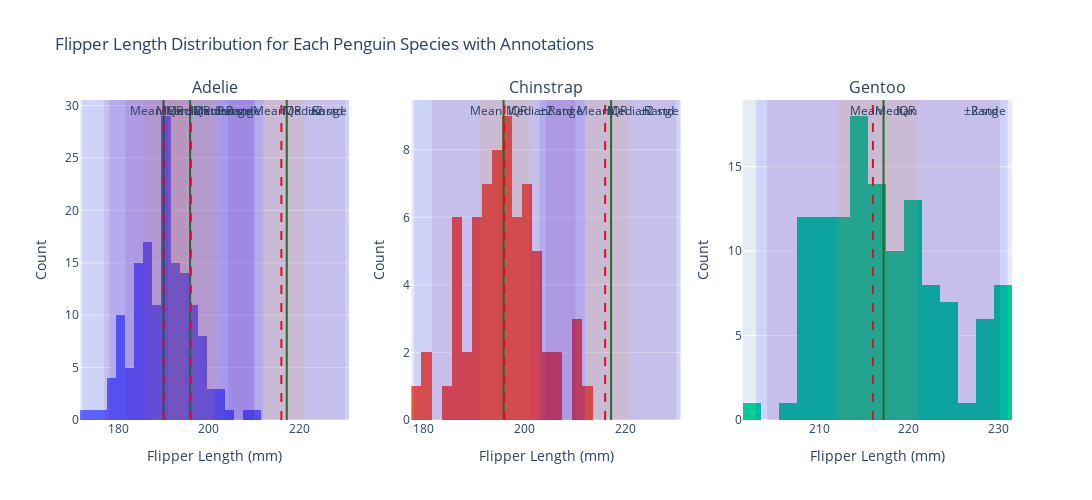

The code cell stored with this chart in its notebook:
### Code cell
import plotly.graph_objs as go
import plotly.express as px
import pandas as pd
from plotly.subplots import make_subplots
from seaborn import load_dataset

# Load the penguins dataset
penguins = load_dataset("penguins").dropna(subset=["flipper_length_mm"])

# Define a function to add lines and rectangles
def add_annotations(fig, df, species):
    flipper_length = df["flipper_length_mm"]
    
    # Calculate statistics
    mean = flipper_length.mean()
    median = flipper_length.median()
    min_val = flipper_length.min()
    max_val = flipper_length.max()
    q1 = flipper_length.quantile(0.25)
    q3 = flipper_length.quantile(0.75)
    iqr = q3 - q1
    std = flipper_length.std()

    # Add vertical lines for mean and median
    fig.add_vline(x=mean, line=dict(color='green', width=2), annotation_text="Mean", annotation_position="top left")
    fig.add_vline(x=median, line=dict(color='red', width=2, dash="dash"), annotation_text="Median", annotation_position="top right")

    # Add rectangles for range, IQR, and ±2 std
    fig.add_vrect(x0=min_val, x1=max_val, fillcolor="blue", opacity=0.1, line_width=0, annotation_text="Range", annotation_position="top right")
    fig.add_vrect(x0=q1, x1=q3, fillcolor="orange", opacity=0.1, line_width=0, annotation_text="IQR", annotation_position="top right")
    fig.add_vrect(x0=mean-2*std, x1=mean+2*std, fillcolor="purple", opacity=0.1, line_width=0, annotation_text="±2 std", annotation_position="top right")
    
    return fig

# Create subplots for each species
species_list = penguins['species'].unique()
fig = make_subplots(rows=1, cols=len(species_list), subplot_titles=species_list)

# Add histograms and annotations for each species
for i, species in enumerate(species_list):
    species_df = penguins[penguins['species'] == species]
    hist = go.Histogram(x=species_df['flipper_length_mm'], name=species, nbinsx=20)
    
    fig.add_trace(hist, row=1, col=i+1)
    fig.update_xaxes(title_text="Flipper Length (mm)", row=1, col=i+1)
    fig.update_yaxes(title_text="Count", row=1, col=i+1)
    
    fig = add_annotations(fig, species_df, species)

# Update layout
fig.update_layout(title_text="Flipper Length Distribution for Each Penguin Species with Annotations",
                  showlegend=False, height=500, width=1200)

# Show the figure
fig.show()

### Figure 1 — Plotly figure (JSON) as saved in the notebook; plotly's stock layout.template omitted (floating-point values rounded to 4 significant figures; data arrays with more than 128 entries replaced by an {"elided": "..."} marker saying what was removed)
{"data": [{"name": "Adelie", "nbinsx": 20, "type": "histogram", "x": {"elided": "151 int values"}, "xaxis": "x", "yaxis": "y"}, {"name": "Chinstrap", "nbinsx": 20, "type": "histogram", "x": [192, 196, 193, 188, 197, 198, 178, 197, 195, 198, 193, 194, 185, 201, 190, 201, 197, 181, 190, 195, 181, 191, 187, 193, 195, 197, 200, 200, 191, 205, 187, 201, 187, 203, 195, 199, 195, 210, 192, 205, 210, 187, 196, 196, 196, 201, 190, 212, 187, 198, 199, 201, 193, 203, 187, 197, 191, 203, 202, 194, 206, 189, 195, 207, 202, 193, 210, 198], "xaxis": "x2", "yaxis": "y2"}, {"name": "Gentoo", "nbinsx": 20, "type": "histogram", "x": [211, 230, 210, 218, 215, 210, 211, 219, 209, 215, 214, 216, 214, 213, 210, 217, 210, 221, 209, 222, 218, 215, 213, 215, 215, 215, 216, 215, 210, 220, 222, 209, 207, 230, 220, 220, 213, 219, 208, 208, 208, 225, 210, 216, 222, 217, 210, 225, 213, 215, 210, 220, 210, 225, 217, 220, 208, 220, 208, 224, 208, 221, 214, 231, 219, 230, 214, 229, 220, 223, 216, 221, 221, 217, 216, 230, 209, 220, 215, 223, 212, 221, 212, 224, 212, 228, 218, 218, 212, 230, 218, 228, 212, 224, 214, 226, 216, 222, 203, 225, 219, 228, 215, 228, 216, 215, 210, 219, 208, 209, 216, 229, 213, 230, 217, 230, 217, 222, 214, 215, 222, 212, 213], "xaxis": "x3", "yaxis": "y3"}], "layout": {"annotations": [{"font": {"size": 16}, "showarrow": false, "text": "Adelie", "x": 0.1444, "xanchor": "center", "xref": "paper", "y": 1, "yanchor": "bottom", "yref": "paper"}, {"font": {"size": 16}, "showarrow": false, "text": "Chinstrap", "x": 0.5, "xanchor": "center", "xref": "paper", "y": 1, "yanchor": "bottom", "yref": "paper"}, {"font": {"size": 16}, "showarrow": false, "text": "Gentoo", "x": 0.8556, "xanchor": "center", "xref": "paper", "y": 1, "yanchor": "bottom", "yref": "paper"}, {"showarrow": false, "text": "Mean", "x": 190.0, "xanchor": "right", "xref": "x", "y": 1, "yanchor": "top", "yref": "y domain"}, {"showarrow": false, "text": "Median", "x": 190, "xanchor": "left", "xref": "x", "y": 1, "yanchor": "top", "yref": "y domain"}, {"showarrow": false, "text": "Range", "x": 210, "xanchor": "right", "xref": "x", "y": 1, "yanchor": "top", "yref": "y domain"}, {"showarrow": false, "text": "IQR", "x": 195, "xanchor": "right", "xref": "x", "y": 1, "yanchor": "top", "yref": "y domain"}, {"showarrow": false, "text": "±2 std", "x": 203.0, "xanchor": "right", "xref": "x", "y": 1, "yanchor": "top", "yref": "y domain"}, {"showarrow": false, "text": "Mean", "x": 195.8, "xanchor": "right", "xref": "x", "y": 1, "yanchor": "top", "yref": "y domain"}, {"showarrow": false, "text": "Mean", "x": 195.8, "xanchor": "right", "xref": "x2", "y": 1, "yanchor": "top", "yref": "y2 domain"}, {"showarrow": false, "text": "Median", "x": 196, "xanchor": "left", "xref": "x", "y": 1, "yanchor": "top", "yref": "y domain"}, {"showarrow": false, "text": "Median", "x": 196, "xanchor": "left", "xref": "x2", "y": 1, "yanchor": "top", "yref": "y2 domain"}, {"showarrow": false, "text": "Range", "x": 212, "xanchor": "right", "xref": "x", "y": 1, "yanchor": "top", "yref": "y domain"}, {"showarrow": false, "text": "Range", "x": 212, "xanchor": "right", "xref": "x2", "y": 1, "yanchor": "top", "yref": "y2 domain"}, {"showarrow": false, "text": "IQR", "x": 201, "xanchor": "right", "xref": "x", "y": 1, "yanchor": "top", "yref": "y domain"}, {"showarrow": false, "text": "IQR", "x": 201, "xanchor": "right", "xref": "x2", "y": 1, "yanchor": "top", "yref": "y2 domain"}, {"showarrow": false, "text": "±2 std", "x": 210.1, "xanchor": "right", "xref": "x", "y": 1, "yanchor": "top", "yref": "y domain"}, {"showarrow": false, "text": "±2 std", "x": 210.1, "xanchor": "right", "xref": "x2", "y": 1, "yanchor": "top", "yref": "y2 domain"}, {"showarrow": false, "text": "Mean", "x": 217.2, "xanchor": "right", "xref": "x", "y": 1, "yanchor": "top", "yref": "y domain"}, {"showarrow": false, "text": "Mean", "x": 217.2, "xanchor": "right", "xref": "x2", "y": 1, "yanchor": "top", "yref": "y2 domain"}, {"showarrow": false, "text": "Mean", "x": 217.2, "xanchor": "right", "xref": "x3", "y": 1, "yanchor": "top", "yref": "y3 domain"}, {"showarrow": false, "text": "Median", "x": 216, "xanchor": "left", "xref": "x", "y": 1, "yanchor": "top", "yref": "y domain"}, {"showarrow": false, "text": "Median", "x": 216, "xanchor": "left", "xref": "x2", "y": 1, "yanchor": "top", "yref": "y2 domain"}, {"showarrow": false, "text": "Median", "x": 216, "xanchor": "left", "xref": "x3", "y": 1, "yanchor": "top", "yref": "y3 domain"}, {"showarrow": false, "text": "Range", "x": 231, "xanchor": "right", "xref": "x", "y": 1, "yanchor": "top", "yref": "y domain"}, {"showarrow": false, "text": "Range", "x": 231, "xanchor": "right", "xref": "x2", "y": 1, "yanchor": "top", "yref": "y2 domain"}, {"showarrow": false, "text": "Range", "x": 231, "xanchor": "right", "xref": "x3", "y": 1, "yanchor": "top", "yref": "y3 domain"}, {"showarrow": false, "text": "IQR", "x": 221, "xanchor": "right", "xref": "x", "y": 1, "yanchor": "top", "yref": "y domain"}, {"showarrow": false, "text": "IQR", "x": 221, "xanchor": "right", "xref": "x2", "y": 1, "yanchor": "top", "yref": "y2 domain"}, {"showarrow": false, "text": "IQR", "x": 221, "xanchor": "right", "xref": "x3", "y": 1, "yanchor": "top", "yref": "y3 domain"}, {"showarrow": false, "text": "±2 std", "x": 230.2, "xanchor": "right", "xref": "x", "y": 1, "yanchor": "top", "yref": "y domain"}, {"showarrow": false, "text": "±2 std", "x": 230.2, "xanchor": "right", "xref": "x2", "y": 1, "yanchor": "top", "yref": "y2 domain"}, {"showarrow": false, "text": "±2 std", "x": 230.2, "xanchor": "right", "xref": "x3", "y": 1, "yanchor": "top", "yref": "y3 domain"}], "height": 500, "shapes": [{"line": {"color": "green", "width": 2}, "type": "line", "x0": 190.0, "x1": 190.0, "xref": "x", "y0": 0, "y1": 1, "yref": "y domain"}, {"line": {"color": "red", "dash": "dash", "width": 2}, "type": "line", "x0": 190, "x1": 190, "xref": "x", "y0": 0, "y1": 1, "yref": "y domain"}, {"fillcolor": "blue", "line": {"width": 0}, "opacity": 0.1, "type": "rect", "x0": 172, "x1": 210, "xref": "x", "y0": 0, "y1": 1, "yref": "y domain"}, {"fillcolor": "orange", "line": {"width": 0}, "opacity": 0.1, "type": "rect", "x0": 186, "x1": 195, "xref": "x", "y0": 0, "y1": 1, "yref": "y domain"}, {"fillcolor": "purple", "line": {"width": 0}, "opacity": 0.1, "type": "rect", "x0": 176.9, "x1": 203.0, "xref": "x", "y0": 0, "y1": 1, "yref": "y domain"}, {"line": {"color": "green", "width": 2}, "type": "line", "x0": 195.8, "x1": 195.8, "xref": "x", "y0": 0, "y1": 1, "yref": "y domain"}, {"line": {"color": "green", "width": 2}, "type": "line", "x0": 195.8, "x1": 195.8, "xref": "x2", "y0": 0, "y1": 1, "yref": "y2 domain"}, {"line": {"color": "red", "dash": "dash", "width": 2}, "type": "line", "x0": 196, "x1": 196, "xref": "x", "y0": 0, "y1": 1, "yref": "y domain"}, {"line": {"color": "red", "dash": "dash", "width": 2}, "type": "line", "x0": 196, "x1": 196, "xref": "x2", "y0": 0, "y1": 1, "yref": "y2 domain"}, {"fillcolor": "blue", "line": {"width": 0}, "opacity": 0.1, "type": "rect", "x0": 178, "x1": 212, "xref": "x", "y0": 0, "y1": 1, "yref": "y domain"}, {"fillcolor": "blue", "line": {"width": 0}, "opacity": 0.1, "type": "rect", "x0": 178, "x1": 212, "xref": "x2", "y0": 0, "y1": 1, "yref": "y2 domain"}, {"fillcolor": "orange", "line": {"width": 0}, "opacity": 0.1, "type": "rect", "x0": 191, "x1": 201, "xref": "x", "y0": 0, "y1": 1, "yref": "y domain"}, {"fillcolor": "orange", "line": {"width": 0}, "opacity": 0.1, "type": "rect", "x0": 191, "x1": 201, "xref": "x2", "y0": 0, "y1": 1, "yref": "y2 domain"}, {"fillcolor": "purple", "line": {"width": 0}, "opacity": 0.1, "type": "rect", "x0": 181.6, "x1": 210.1, "xref": "x", "y0": 0, "y1": 1, "yref": "y domain"}, {"fillcolor": "purple", "line": {"width": 0}, "opacity": 0.1, "type": "rect", "x0": 181.6, "x1": 210.1, "xref": "x2", "y0": 0, "y1": 1, "yref": "y2 domain"}, {"line": {"color": "green", "width": 2}, "type": "line", "x0": 217.2, "x1": 217.2, "xref": "x", "y0": 0, "y1": 1, "yref": "y domain"}, {"line": {"color": "green", "width": 2}, "type": "line", "x0": 217.2, "x1": 217.2, "xref": "x2", "y0": 0, "y1": 1, "yref": "y2 domain"}, {"line": {"color": "green", "width": 2}, "type": "line", "x0": 217.2, "x1": 217.2, "xref": "x3", "y0": 0, "y1": 1, "yref": "y3 domain"}, {"line": {"color": "red", "dash": "dash", "width": 2}, "type": "line", "x0": 216, "x1": 216, "xref": "x", "y0": 0, "y1": 1, "yref": "y domain"}, {"line": {"color": "red", "dash": "dash", "width": 2}, "type": "line", "x0": 216, "x1": 216, "xref": "x2", "y0": 0, "y1": 1, "yref": "y2 domain"}, {"line": {"color": "red", "dash": "dash", "width": 2}, "type": "line", "x0": 216, "x1": 216, "xref": "x3", "y0": 0, "y1": 1, "yref": "y3 domain"}, {"fillcolor": "blue", "line": {"width": 0}, "opacity": 0.1, "type": "rect", "x0": 203, "x1": 231, "xref": "x", "y0": 0, "y1": 1, "yref": "y domain"}, {"fillcolor": "blue", "line": {"width": 0}, "opacity": 0.1, "type": "rect", "x0": 203, "x1": 231, "xref": "x2", "y0": 0, "y1": 1, "yref": "y2 domain"}, {"fillcolor": "blue", "line": {"width": 0}, "opacity": 0.1, "type": "rect", "x0": 203, "x1": 231, "xref": "x3", "y0": 0, "y1": 1, "yref": "y3 domain"}, {"fillcolor": "orange", "line": {"width": 0}, "opacity": 0.1, "type": "rect", "x0": 212, "x1": 221, "xref": "x", "y0": 0, "y1": 1, "yref": "y domain"}, {"fillcolor": "orange", "line": {"width": 0}, "opacity": 0.1, "type": "rect", "x0": 212, "x1": 221, "xref": "x2", "y0": 0, "y1": 1, "yref": "y2 domain"}, {"fillcolor": "orange", "line": {"width": 0}, "opacity": 0.1, "type": "rect", "x0": 212, "x1": 221, "xref": "x3", "y0": 0, "y1": 1, "yref": "y3 domain"}, {"fillcolor": "purple", "line": {"width": 0}, "opacity": 0.1, "type": "rect", "x0": 204.2, "x1": 230.2, "xref": "x", "y0": 0, "y1": 1, "yref": "y domain"}, {"fillcolor": "purple", "line": {"width": 0}, "opacity": 0.1, "type": "rect", "x0": 204.2, "x1": 230.2, "xref": "x2", "y0": 0, "y1": 1, "yref": "y2 domain"}, {"fillcolor": "purple", "line": {"width": 0}, "opacity": 0.1, "type": "rect", "x0": 204.2, "x1": 230.2, "xref": "x3", "y0": 0, "y1": 1, "yref": "y3 domain"}], "showlegend": false, "title": {"text": "Flipper Length Distribution for Each Penguin Species with Annotations"}, "width": 1200, "xaxis": {"anchor": "y", "domain": [0, 0.2889], "title": {"text": "Flipper Length (mm)"}}, "xaxis2": {"anchor": "y2", "domain": [0.3556, 0.6444], "title": {"text": "Flipper Length (mm)"}}, "xaxis3": {"anchor": "y3", "domain": [0.7111, 1], "title": {"text": "Flipper Length (mm)"}}, "yaxis": {"anchor": "x", "domain": [0, 1], "title": {"text": "Count"}}, "yaxis2": {"anchor": "x2", "domain": [0, 1], "title": {"text": "Count"}}, "yaxis3": {"anchor": "x3", "domain": [0, 1], "title": {"text": "Count"}}}}
